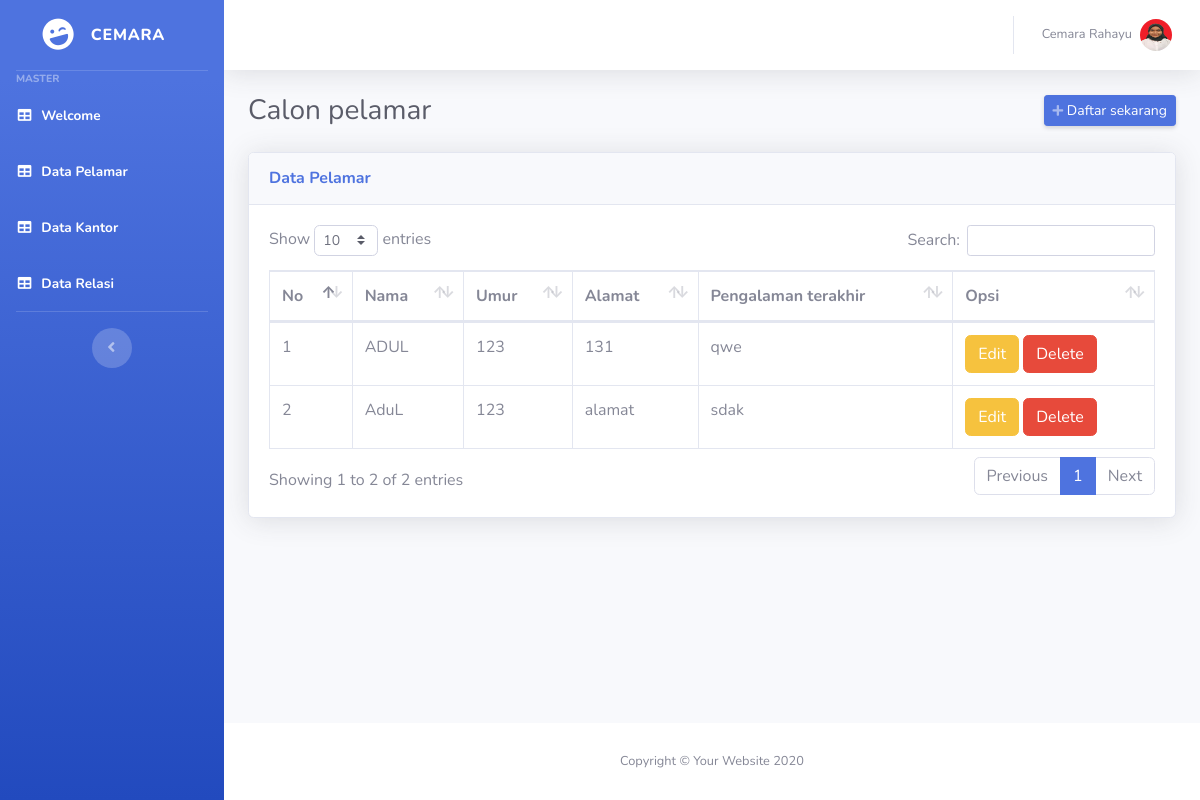
Page /pelamar.php on the committed database.
### tables this page shows
CREATE TABLE `tb_pelamar` (
  `id_pelamar` int(10) NOT NULL,
  `nama_pelamar` varchar(200) NOT NULL,
  `umur_pelamar` varchar(200) NOT NULL,
  `alamat_pelamar` text NOT NULL,
  `pengalaman_terakhir` varchar(200) NOT NULL
);

### pelamar.php (the view, shortened to what this page needs)
<?php include 'koneksi.php'; ?>
<!DOCTYPE html>
<html lang="en">
<head>
    <link href="vendor/fontawesome-free/css/all.min.css" rel="stylesheet" type="text/css">
    <link href="css/sb-admin-2.min.css" rel="stylesheet">
    <link href="vendor/datatables/dataTables.bootstrap4.min.css" rel="stylesheet">
</head>
<body id="page-top">
    <div id="wrapper">
        <ul class="navbar-nav bg-gradient-primary sidebar sidebar-dark accordion" id="accordionSidebar">
            <a class="sidebar-brand d-flex align-items-center justify-content-center" href="index.php">
                <div class="sidebar-brand-icon rotate-n-15">
                    <i class="fas fa-laugh-wink"></i>
                </div>
                <div class="sidebar-brand-text mx-3">CEMARA<sup></sup></div>
            </a>
            <hr class="sidebar-divider my-0">
            <div class="sidebar-heading">
                Master
            </div>
            <li class="nav-item active">
                <a class="nav-link" href="home.php">
                    <i class="fas fa-fw fa-table"></i>
                    <span>Welcome</span></a>
            </li>
            <li class="nav-item active">
                <a class="nav-link" href="pelamar.php">
                    <i class="fas fa-fw fa-table"></i>
                    <span>Data Pelamar</span></a>
            </li>
            <li class="nav-item active">
                <a class="nav-link" href="kantor.php">
                    <i class="fas fa-fw fa-table"></i>
                    <span>Data Kantor</span></a>
            </li>
            <li class="nav-item active">
                <a class="nav-link" href="data.php">
                    <i class="fas fa-fw fa-table"></i>
                    <span>Data Relasi</span></a>
            </li>
            <hr class="sidebar-divider d-none d-md-block">
            <div class="text-center d-none d-md-inline">
                <button class="rounded-circle border-0" id="sidebarToggle"></button>
            </div>
        </ul>
        <div id="content-wrapper" class="d-flex flex-column">
            <div id="content">
                <nav class="navbar navbar-expand navbar-light bg-white topbar mb-4 static-top shadow">
                    <ul class="navbar-nav ml-auto">
                        <li class="nav-item dropdown no-arrow">
                            <a class="nav-link dropdown-toggle" href="#" id="userDropdown" role="button"
                                data-toggle="dropdown" aria-haspopup="true" aria-expanded="false">
                                <span class="mr-2 d-none d-lg-inline text-gray-600 small">Cemara Rahayu</span>
                                <img class="img-profile rounded-circle"
                                    src="img/cemara.jpg">
                            </a>
                        </li>
                    </ul>
                </nav>
                <div class="container-fluid">
                    <div class="d-sm-flex align-items-center justify-content-between mb-4">
                        <h1 class="h3 mb-0 text-gray-800">Calon pelamar</h1>
                        <a href="tambah_pelamar.php" class="d-none d-sm-inline-block btn btn-sm btn-primary shadow-sm"><i
                                class="fas fa-plus fa-sm text-white-50"></i> Daftar sekarang</a>
                    </div>
                    <div class="card shadow mb-4">
                        <div class="card-header py-3">
                            <h6 class="m-0 font-weight-bold text-primary">Data Pelamar</h6>
                        </div>
                        <div class="card-body">
                            <div class="table-responsive">
                                <table class="table table-bordered" id="dataTable" width="100%" cellspacing="0">
                                    <thead>
                                        <tr>
                                            <th>No</th>
                                            <th>Nama</th>
                                            <th>Umur</th>
                                            <th>Alamat</th>
                                            <th>Pengalaman terakhir</th>
                                            <th>Opsi</th>
                                        </tr>
                                    </thead>
                                    <?php
                                    $no = 1;
                                    $view = mysqli_query($koneksi, "SELECT * FROM tb_pelamar");
                                    while($data = mysqli_fetch_array($view)) {  ?>
                                    <td><?php echo $no++ ?></td>
                                    <td><?php echo $data['nama_pelamar'] ?></td>
                                    <td><?php echo $data['umur_pelamar'] ?></td>
                                    <td><?php echo $data['alamat_pelamar'] ?></td>
                                    <td><?php echo $data['pengalaman_terakhir'] ?></td>
                                    <td><a href="edit_pelamar.php?id_pelamar=<?php echo $data['id_pelamar']; ?>" class="btn btn-warning btn-small">Edit</a>
                                        <a href="delete_pelamar.php?id_pelamar=<?php echo $data['id_pelamar']; ?>" class="btn btn-danger btn-small" onclick="return confirm('Apakah anda yankin ingin menghapus Data ini??')" >Delete</a></td>
   <?php }
    ?>
                                </table>
                            </div>
                        </div>
                    </div>
                </div>
            </div>
            <footer class="sticky-footer bg-white">
                <div class="container my-auto">
                    <div class="copyright text-center my-auto">
                        <span>Copyright &copy; Your Website 2020</span>
                    </div>
                </div>
            </footer>
        </div>
    </div>
</body>
</html>

### rows in the picture
tb_pelamar: nama_pelamar "ADUL", umur_pelamar "123", alamat_pelamar "131", pengalaman_terakhir "qwe"
tb_pelamar: nama_pelamar "AduL", umur_pelamar "123", alamat_pelamar "alamat", pengalaman_terakhir "sdak"
